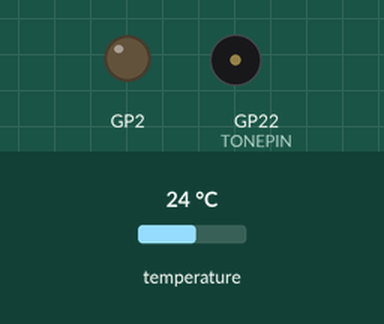
A sketch run on a simulated Raspberry Pi Pico. Parts: output pins drawn as LEDs (lit = HIGH), buzzer (waves = sounding). The test bench sets the inputs (shaded band); at power-on: temperature 24 °C.

Above: at 6.2 s.
6.3 s: temperature set to 41.2 °C
7.8 s: temperature set to 42.4 °C
At 8.2 s:
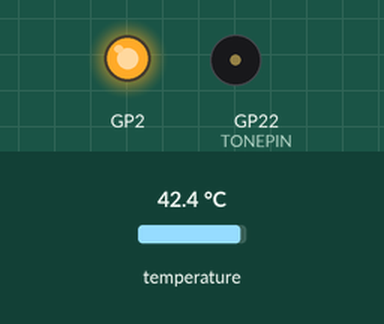
Timing chart, 0 to 8.5 s (numbered marks = the images above; inputs shaded):
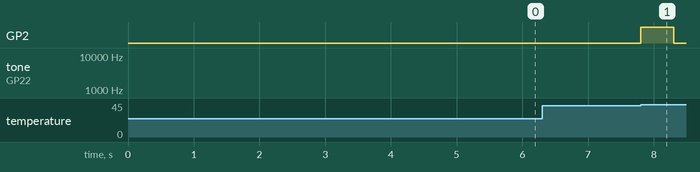

The sketch:

Temp_Alarm.ino
```cpp
#define TONEPIN 22

int celcius = 0;

void setup() {
  pinMode(D2, OUTPUT);
  Serial.begin(115200);
  delay(5000);
}

void loop() {
  celcius = analogReadTemp() ;
  if (celcius > 41)
  {
       digitalWrite(D2, HIGH);
       delay(500);
       digitalWrite(D2, LOW);
       for (int i = 100; i < 10000; i += 1)
  {
    tone(TONEPIN, i);
    delayMicroseconds(20);

    }
  }
}
```

Measured:
- the behaviour switches between 41.9 and 42 °C on temperature (found by bisection; images 0 and 1)
- after the input at 7.8 s, GP2: LOW → HIGH at once, → LOW 0.50 s later
